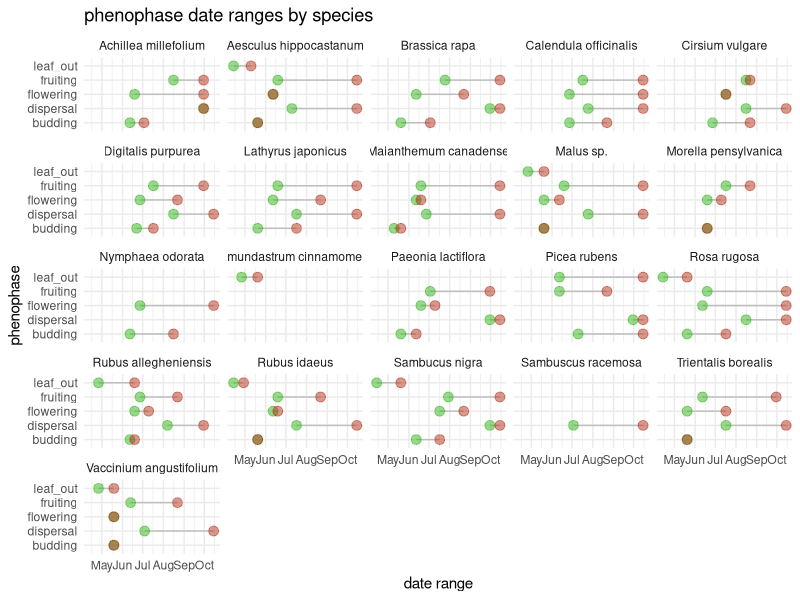
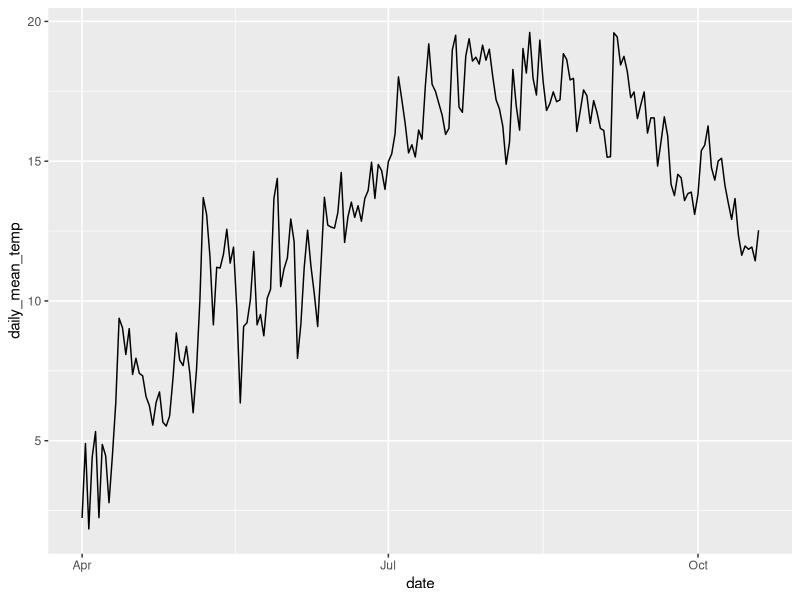
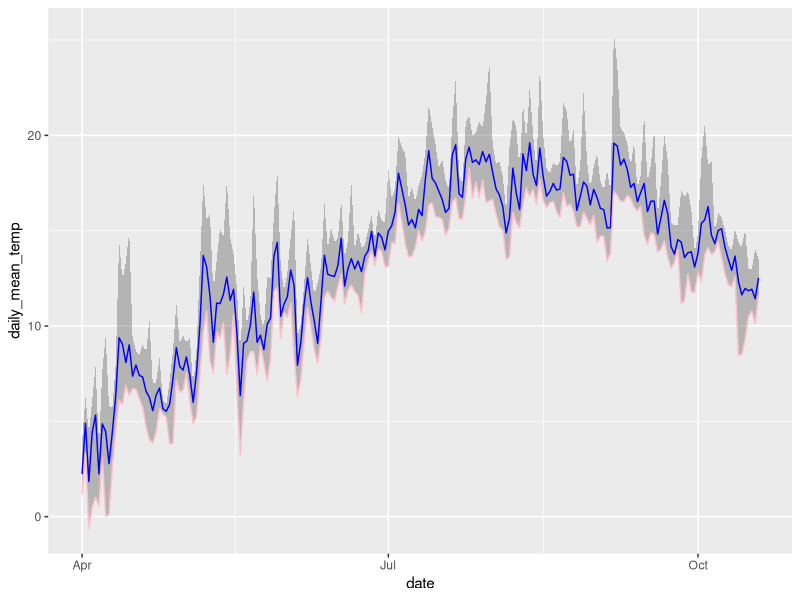

Write the R code that produced these figures, in order. (Note: this script raises an error after producing the figures.)
## ---- chunk 1
library(tidyverse)
library(broom)
library(readr)
library(dplyr)
library(forcats)
library(lubridate)
## ---- chunk 2
hurricane_plants <- read_csv("../data/hurricane_plants.csv")

hurricane_plants <- read_csv("../data/hurricane_plants.csv", 
    col_types = cols(date = col_date(format = "%m/%d/%Y")))

weather_data <- read_csv("../data/neracoos_buoy_data.csv")
## ---- chunk 3
# arrage variables in logical order
hurricane_plants <- relocate(hurricane_plants, 
       date, 
       life_form, 
       species, 
       initial_emergence,
       breaking_leaf_buds_count,
       leaf_presence,
       percent_unfolded_leaves,
       unfolded_leaves_count,
       percent_full_size_leaf,
       percent_leaves_colorful,
       fallen_leaf_presence,
       breaking_needle_bud_count,
       young_needle_count,
       percent_stalk_growth,
       percent_fiddlehead_unrolled,
       buds_and_flowers_count,
       percent_open_flowers,
       pollen_amount,
       pollen_cone_count,
       percent_open_pollen_cones,
       fruit_count,
       unripe_seed_cone_count, 
       percent_ripe_fruits,
       ripe_seed_cone_count,
       dropped_fruit_count,
       notes
       )

# remove empty rows, where life_form is NA 
hurricane_plants <- hurricane_plants %>% 
  filter(!is.na(life_form))
## ---- chunk 4
# new variable of a string of numbers for observed phases
# 1 = leafing out
# 2 = budding
# 3 = flowering
# 4 = fruiting
# 5 = ripe fruits/seeds
# 6 = seed dispersal
# hurricane_plants <- hurricane_plants %>%
#   mutate(phenophase = case_when(
#     initial_emergence == T        ~ "1",
#     buds_and_flowers_count > 0    ~ "2",
#     pollen_cone_count > 0         ~ "2",
#     percent_open_flowers > 0      ~ "3",
#     pollen_amount != "none"       ~ "3",
#     fruit_count > 0               ~ "4"))

# first emergence column creation
hurricane_plants_join <- hurricane_plants %>%
  # mutate(date = as.Date(date)) %>%
  group_by(species, initial_emergence) %>% 
  filter(date == min(date)) %>% 
  slice(1) %>% # takes the first occurrence if there is a tie
  ungroup() %>%
  filter(initial_emergence == "TRUE") %>%
  select(date, species, first_emergence=initial_emergence)

hurricane_plants <- hurricane_plants %>%
  full_join(hurricane_plants_join, join_by(date, species))
## ---- chunk 5
# create leafing out phenophase
hurricane_plants <- hurricane_plants %>%
  mutate(leaf_out = case_when(
    breaking_leaf_buds_count > 0 & percent_unfolded_leaves < 1 ~ T,
    breaking_needle_bud_count > 0 ~ T,
    percent_stalk_growth > 0 & percent_stalk_growth < 1 ~ T,
    .default = F
  ))
  
# create budding phenophase
hurricane_plants <- hurricane_plants %>%
  mutate(budding = case_when(
    buds_and_flowers_count > 0 & percent_open_flowers < 1 ~ T,
    pollen_cone_count > 0 ~ T,
    .default = F
  ))

# create flowering phenophase
hurricane_plants <- hurricane_plants %>%
  mutate(flowering = case_when(
    percent_open_flowers > 0 & buds_and_flowers_count > 0 ~ T,
    pollen_amount != "none" ~ T,
    .default = F
  ))

# create fruiting phenophase
hurricane_plants <- hurricane_plants %>%
  mutate(fruiting = case_when(
    fruit_count > 0 ~ T,
    unripe_seed_cone_count > 0 ~ T,
    .default = F
  ))

# create dispersal phenophase
hurricane_plants <- hurricane_plants %>%
  mutate(dispersal = case_when(
    percent_ripe_fruits > 0 ~ T,
    ripe_seed_cone_count > 1 ~ T,
    dropped_fruit_count > 0 ~ T,
    .default = F
  ))
## ---- chunk 6
# pivot longer
hurricane_plants_long <- hurricane_plants %>%
  pivot_longer(
    cols = c(leaf_out : dispersal), 
    names_to = "phenophase"
  ) %>%
  filter(value == "TRUE") %>%
  group_by(species, phenophase) %>%
  summarize(start_date = min(date), 
            end_date = max(date))

# plot
#f <- factor(c("budding", "dispersal", "flowering", "fruiting", "leaf_out"), levels = c("leaf_out", "budding", "flowering", "fruiting", "dispersal"))
hurricane_plants_long %>%
  #fct_relevel(f) %>%
  #fct_relevel(phenophase, c("leaf_out", "budding", "flowering", "fruiting", "dispersal")) %>%
ggplot() +
  geom_segment( aes(x=phenophase, xend=phenophase, y=start_date, yend=end_date), color="grey") +
  geom_point(aes(x=phenophase, y=start_date), color=rgb(0.2,0.7,0.1,0.5), size=3 ) +
  geom_point(aes(x=phenophase, y=end_date), color=rgb(0.7,0.2,0.1,0.5), size=3 ) +
  coord_flip()+
  facet_wrap(~ species) +
  theme_minimal() +
  theme(
    legend.position = "none",
  ) +
  labs(x = "phenophase",
       y = "date range",
       title = "phenophase date ranges by species")
## ---- chunk 7
# lubridate weather entries, calculate useful daily temperatures
weather_data <- weather_data %>%
  mutate(time = ymd_hms(time),
         month = month(time),
         day = day(time),
         date = as_date(round_date(time, unit = "day"))) %>%
  mutate(air_temperature = as.numeric(air_temperature)) %>%
  group_by(date) %>%
  summarize(daily_mean_temp = mean(air_temperature, na.rm = TRUE),
            daily_min_temp = min(air_temperature, na.rm = TRUE),
            daily_max_temp = max(air_temperature, na.rm = TRUE),
            daily_sd_temp = sd(air_temperature, na.rm = TRUE))

# glimpse weather data
glimpse(weather_data)
## ---- chunk 8
# set species minimums for temperatures and calculate total days above "frosts"
weather_data %>%
  group_by(date) %>%
  mutate(yarrow_temp_above = case_when(daily_mean_temp > 5 ~ 1, 
                                       TRUE ~ 0),
         apple_temp_above = case_when(daily_mean_temp > 12 ~ 1, 
                                       TRUE ~ 0)) %>% #find relevant temperatures, name by species, and join to hurricane_plants by this variable (dates after critical period)
  pivot_longer(cols = c(yarrow_temp_above, apple_temp_above), names_to = "species_germ", values_to = "germination_possible") %>%
  filter(germination_possible == 1) %>% #earliest non-frost or favourable germination date
  group_by(species_germ) %>%
  slice_min(date, n = 1)
## ---- chunk 9
# line plot daily mean temperature
ggplot(weather_data, aes(x=date, y=daily_mean_temp)) +
  geom_line() 
## ---- chunk 10
# plot ribbon of daily temperature readings
weather_data %>%
  ggplot(aes(x = date)) +
    geom_ribbon(aes(y = daily_mean_temp, ymin = daily_min_temp, ymax = daily_max_temp), alpha = 0.3) +
    geom_line(aes(y = daily_mean_temp), color = "blue") +
    geom_line(aes(y = daily_min_temp), color = "pink") 
## ---- chunk 11
hurricane_climate <- read_file("../data/hurricane_climate.sdb")
